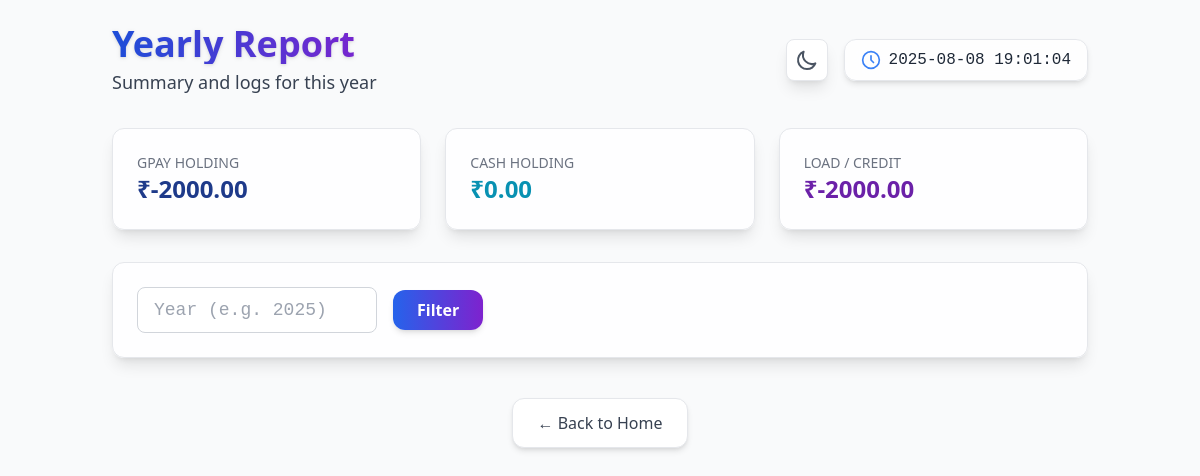
The page /yearly_report/ (signed in) on the database as committed earlier.
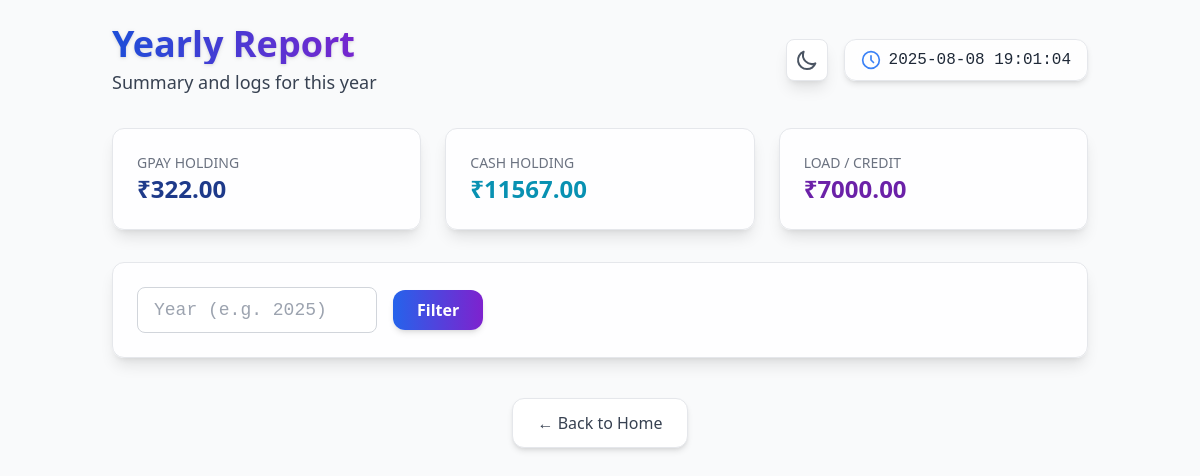
The same page on the database as committed later.
### accounts/models.py (models this page shows, shortened)
class Shop(models.Model):
    owner = models.OneToOneField(User, on_delete=models.CASCADE)
    shop_name = models.CharField(max_length=255)
    unique_id = models.CharField(max_length=10, unique=True)
    holding_gpay = models.DecimalField(max_digits=12, decimal_places=2, default=0)
    holding_cash = models.DecimalField(max_digits=12, decimal_places=2, default=0)
    credit = models.DecimalField(max_digits=12, decimal_places=2, default=0)

### accounts/views.py (the view, shortened to what this page needs)
# urls.py: path('yearly_report/', views.yearly_report, name='yearly_report'),
@login_required
def yearly_report(request):
    shop = Shop.objects.get(owner=request.user)
    summary = None
    logs = None
    year = ''
    chart_data = None
    return render(request, 'accounts/yearly_report.html', {
        'summary': summary,
        'logs': logs,
        'year': year,
        'shop': shop,
        'chart_data': chart_data,
    })

### accounts/templates/accounts/yearly_report.html (shortened to what this page needs)
<!DOCTYPE html>
<html lang="en" class="light">
<head>
  <script src="https://cdn.tailwindcss.com"></script>
</head>
<body class="min-h-screen bg-gray-50 dark:bg-gray-900 transition-colors duration-300">
  <div class="relative z-10 container mx-auto p-6">
    <div class="flex justify-between items-center mb-8">
      <div>
        <h1 class="text-4xl font-bold text-transparent bg-gradient-to-r from-blue-700 to-purple-700 bg-clip-text drop-shadow">
        </h1>
        <p class="text-gray-700 dark:text-gray-300 text-lg mt-1">Summary and logs for this year</p>
      </div>
      <div class="flex items-center gap-4">
        <button onclick="toggleDarkMode()"
                class="p-2 rounded-lg bg-white dark:bg-gray-800 shadow-lg border border-gray-200 dark:border-gray-700 hover:scale-105 transition-all duration-200">
          <svg class="w-6 h-6 text-gray-600 dark:text-gray-300" fill="none" stroke="currentColor" viewBox="0 0 24 24">
            <path stroke-linecap="round" stroke-linejoin="round" stroke-width="2" d="M20.354 15.354A9 9 0 018.646 3.646 9.003 9.003 0 0012 21a9.003 9.003 0 008.354-5.646z" />
          </svg>
        </button>
        <div class="flex items-center gap-2 bg-white/80 dark:bg-gray-800/80 backdrop-blur-lg px-4 py-2 rounded-xl shadow-md border border-gray-200 dark:border-gray-700">
          <svg class="w-5 h-5 text-blue-500" fill="none" stroke="currentColor" stroke-width="2" viewBox="0 0 24 24">
            <circle cx="12" cy="12" r="10" stroke="currentColor" stroke-width="2" fill="none"/>
            <path stroke-linecap="round" stroke-linejoin="round" d="M12 7v5l3 3" />
          </svg>
          <span id="live-time" class="font-mono text-gray-800 dark:text-gray-200"></span>
        </div>
      </div>
    </div>
    <div class="grid grid-cols-1 md:grid-cols-3 gap-6 mb-8">
      <div class="bg-white/90 dark:bg-gray-800/90 rounded-xl p-6 shadow-lg border border-gray-200 dark:border-gray-700">
        <p class="text-sm text-gray-500 dark:text-gray-400 uppercase">GPay Holding</p>
        <p class="text-2xl font-bold text-blue-900 dark:text-blue-400">₹{{ shop.holding_gpay }}</p>
      </div>
      <div class="bg-white/90 dark:bg-gray-800/90 rounded-xl p-6 shadow-lg border border-gray-200 dark:border-gray-700">
        <p class="text-sm text-gray-500 dark:text-gray-400 uppercase">Cash Holding</p>
        <p class="text-2xl font-bold text-cyan-600 dark:text-cyan-400">₹{{ shop.holding_cash }}</p>
      </div>
      <div class="bg-white/90 dark:bg-gray-800/90 rounded-xl p-6 shadow-lg border border-gray-200 dark:border-gray-700">
        <p class="text-sm text-gray-500 dark:text-gray-400 uppercase">Load / Credit</p>
        <p class="text-2xl font-bold text-purple-800 dark:text-purple-400">₹{{ shop.credit }}</p>
      </div>
    </div>
<form method="post" class="mb-8 flex flex-col md:flex-row gap-4 items-center bg-white/90 dark:bg-gray-800/90 p-6 rounded-xl shadow-lg border border-gray-200 dark:border-gray-700">
    <input type="number" name="year" min="2000" max="2100" placeholder="Year (e.g. 2025)" value="{{ year|default:'' }}"
      class="w-60 px-4 py-2 rounded-lg border border-gray-300 dark:border-gray-600 focus:ring-2 focus:ring-blue-400 focus:outline-none bg-white dark:bg-gray-700 font-mono text-lg text-gray-800 dark:text-gray-200" />
    <button type="submit"
      class="bg-gradient-to-r from-blue-600 to-purple-700 text-white font-bold px-6 py-2 rounded-xl shadow-md hover:scale-105 transition-all duration-300">
      Filter
    </button>
  </form>
    <div class="flex justify-center mt-10">
      <a href="{% url 'home' %}" class="bg-white dark:bg-gray-800 border border-gray-200 dark:border-gray-700 shadow-md px-6 py-3 rounded-xl hover:bg-gray-100 dark:hover:bg-gray-700 hover:scale-110 hover:shadow-lg text-gray-700 dark:text-gray-300 transition">
            ← Back to Home
          </a>
    </div>
  </div>
</body>
</html>

Rows that differ between the two databases and show on the page:
changed Shop: holding_gpay "-2000.00" → "322.00"; holding_cash "0.00" → "11567.00"; credit "-2000.00" → "7000.00"
